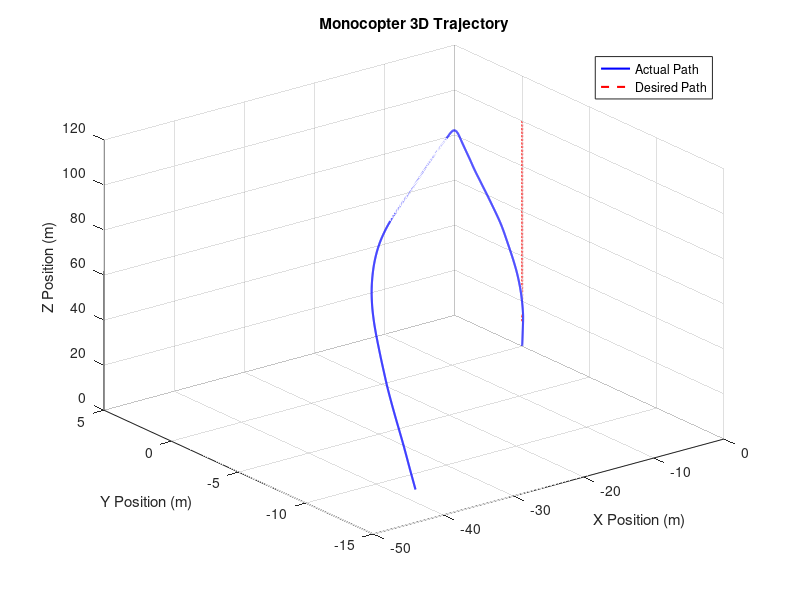
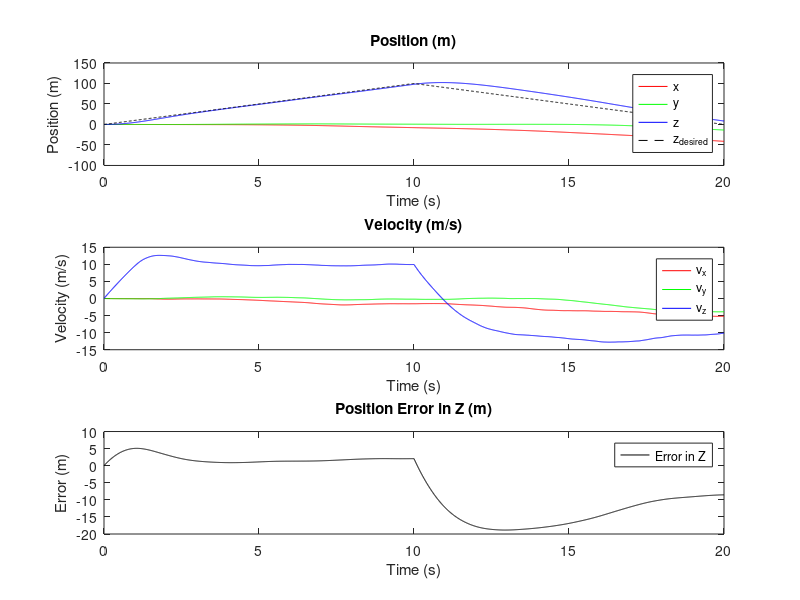

These charts were generated, in order, by the following MATLAB code:
function monocopter_dynamics_with_wind_PID()
    % Simulation parameters
    dt = 0.01;      % Time step (seconds)
    t_end = 20;     % Simulation time (seconds)
    t = 0:dt:t_end; % Time vector
    num_steps = length(t);  % Number of time steps

    % Physical constants and parameters
    m = 1.0;       % Mass of the monocopter (kg)
    g = 9.81;      % Gravitational acceleration (m/s^2)
    k_D = 0.1;     % Drag coefficient
    k_wind = 0.05; % Wind drag coefficient
    T_max = 20;    % Maximum thrust magnitude (N)
    T_min = 0;     % Minimum thrust magnitude (N)

    % Moments of inertia (kg*m^2)
    I_x = 1.0;
    I_y = 2.0;
    I_z = 1.0;
    I = [I_x, I_y, I_z];  % Inertia tensor diagonal elements

    % PID controller gains (to be tuned)
    Kp = 2.0;      % Proportional gain
    Ki = 0.0;      % Integral gain
    Kd = 1.0;      % Derivative gain

    % Desired trajectory (ascent and descent)
    z_desired = zeros(1, num_steps);
    T_half = t_end / 2;
    for i = 1:num_steps
        if t(i) <= T_half
            % Ascent phase
            z_desired(i) = (100 / T_half) * t(i);
        else
            % Descent phase
            z_desired(i) = 100 - (100 / T_half) * (t(i) - T_half);
        end
    end

    % Initial conditions
    r = [0; 0; 0];          % Initial position (m)
    v = [0; 0; 0];          % Initial velocity (m/s)
    q = [1; 0; 0; 0];       % Initial quaternion (neutral orientation)
    omega = [0; 0; 0];      % Initial angular velocity (rad/s)
    thrust_dir_body = [0; 0; 1];  % Thrust direction in the body frame

    % Initialize PID controller variables
    error_integral = 0;
    previous_error = 0;

    % Pre-allocate arrays to store results
    position_history = zeros(3, num_steps);
    velocity_history = zeros(3, num_steps);
    quaternion_history = zeros(4, num_steps);
    angular_velocity_history = zeros(3, num_steps);
    error_history = zeros(1, num_steps);

    % Initial wind velocity (random starting point)
    v_wind = [randn(); randn(); randn()] * 2;  % Random initial wind velocity in m/s

    % Main simulation loop
    for step = 1:num_steps
        % Current time
        t_current = t(step);

        % Desired position at current time
        z_target = z_desired(step);

        % Compute position error
        error = z_target - r(3);
        error_history(step) = error;

        % Update integral and derivative of error
        error_integral = error_integral + error * dt;
        error_derivative = (error - previous_error) / dt;

        % PID controller output (desired acceleration in Z)
        u = Kp * error + Ki * error_integral + Kd * error_derivative;

        % Update previous error
        previous_error = error;

        % Compute required thrust in Z-direction
        % Total thrust needed to achieve desired acceleration
        F_thrust_z = m * (u + g);  % Add gravity to account for weight

        % Limit thrust to physical capabilities
        F_thrust_z = min(max(F_thrust_z, T_min), T_max);

        % Update thrust vector in body frame (assuming vertical orientation)
        thrust_body = thrust_dir_body * F_thrust_z;

        % Compute the rotation matrix from the quaternion
        R_b_to_w = quat_to_rotation_matrix(q);

        % Thrust in world frame
        thrust_world = R_b_to_w * thrust_body;

        % Random wind velocity (updates over time with noise)
        v_wind = v_wind + 0.1 * randn(3,1);  % Smooth random walk for wind changes

        % Relative velocity between the monocopter and the wind
        v_rel = v - v_wind;

        % Wind force proportional to relative velocity squared
        F_wind = -k_wind * norm(v_rel) * v_rel;

        % Net force = thrust + wind force - gravity - drag
        gravity = [0; 0; -m * g];
        drag = -k_D * v;
        F_net = thrust_world + F_wind + drag + gravity;

        % Acceleration
        a = F_net / m;

        % Update velocity and position
        v = v + a * dt;
        r = r + v * dt;

        % Store history
        position_history(:, step) = r;
        velocity_history(:, step) = v;
        quaternion_history(:, step) = q;
        angular_velocity_history(:, step) = omega;

        % Rotational dynamics (can be extended as needed)
        % For simplicity, assuming no rotation change (omega_dot = 0)
        omega_dot = [0; 0; 0];  % Placeholder for rotational dynamics

        % Update angular velocity
        omega = omega + omega_dot * dt;

        % Compute quaternion kinematics (assuming small rotations)
        q_dot = 0.5 * omega_matrix(omega) * q;

        % Update quaternion and normalize
        q = q + q_dot * dt;
        q = q / norm(q);  % Normalize to maintain unit quaternion
    end

    % Plot results
    plot_results(position_history, velocity_history, quaternion_history, angular_velocity_history, error_history, dt, t, z_desired);
end

%% Function to calculate the angular acceleration using Euler's equations
function omega_dot = euler_equations(omega, M, I)
    % Extract moments of inertia
    I_x = I(1);
    I_y = I(2);
    I_z = I(3);

    % Euler's equations
    omega_x = omega(1);
    omega_y = omega(2);
    omega_z = omega(3);
    omega_dot_x = (M(1) + (I_y - I_z) * omega_y * omega_z) / I_x;
    omega_dot_y = (M(2) + (I_z - I_x) * omega_z * omega_x) / I_y;
    omega_dot_z = (M(3) + (I_x - I_y) * omega_x * omega_y) / I_z;

    omega_dot = [omega_dot_x; omega_dot_y; omega_dot_z];
end

%% Function to compute the angular velocity matrix Omega for quaternion kinematics
function Omega = omega_matrix(omega)
    omega_x = omega(1);
    omega_y = omega(2);
    omega_z = omega(3);

    Omega = [0, -omega_x, -omega_y, -omega_z;
             omega_x, 0, omega_z, -omega_y;
             omega_y, -omega_z, 0, omega_x;
             omega_z, omega_y, -omega_x, 0];
end

%% Function to convert a quaternion to a rotation matrix
function R = quat_to_rotation_matrix(q)
    w = q(1);
    x = q(2);
    y = q(3);
    z = q(4);

    % Compute the rotation matrix
    R = [1 - 2*y^2 - 2*z^2,   2*x*y - 2*z*w,       2*x*z + 2*y*w;
         2*x*y + 2*z*w,       1 - 2*x^2 - 2*z^2,   2*y*z - 2*x*w;
         2*x*z - 2*y*w,       2*y*z + 2*x*w,       1 - 2*x^2 - 2*y^2];
end

%% Function to plot simulation results
function plot_results(position_history, velocity_history, quaternion_history, angular_velocity_history, error_history, dt, t, z_desired)
    time = t;

    % 3D Trajectory plot
    figure;
    plot3(position_history(1, :), position_history(2, :), position_history(3, :), 'b-', 'LineWidth', 1.5);
    hold on;
    plot3(zeros(size(z_desired)), zeros(size(z_desired)), z_desired, 'r--', 'LineWidth', 1.5);
    grid on;
    title('Monocopter 3D Trajectory');
    xlabel('X Position (m)');
    ylabel('Y Position (m)');
    zlabel('Z Position (m)');
    legend('Actual Path', 'Desired Path');
    view(3);  % Set 3D view for better visualization

    % Position over time
    figure;
    subplot(3, 1, 1);
    plot(time, position_history(1, :), 'r', time, position_history(2, :), 'g', time, position_history(3, :), 'b', time, z_desired, 'k--');
    title('Position (m)');
    xlabel('Time (s)');
    ylabel('Position (m)');
    legend('x', 'y', 'z', 'z_{desired}');

    % Velocity over time
    subplot(3, 1, 2);
    plot(time, velocity_history(1, :), 'r', time, velocity_history(2, :), 'g', time, velocity_history(3, :), 'b');
    title('Velocity (m/s)');
    xlabel('Time (s)');
    ylabel('Velocity (m/s)');
    legend('v_x', 'v_y', 'v_z');

    % Position error over time
    subplot(3, 1, 3);
    plot(time, error_history, 'k');
    title('Position Error in Z (m)');
    xlabel('Time (s)');
    ylabel('Error (m)');
    legend('Error in Z');
end
